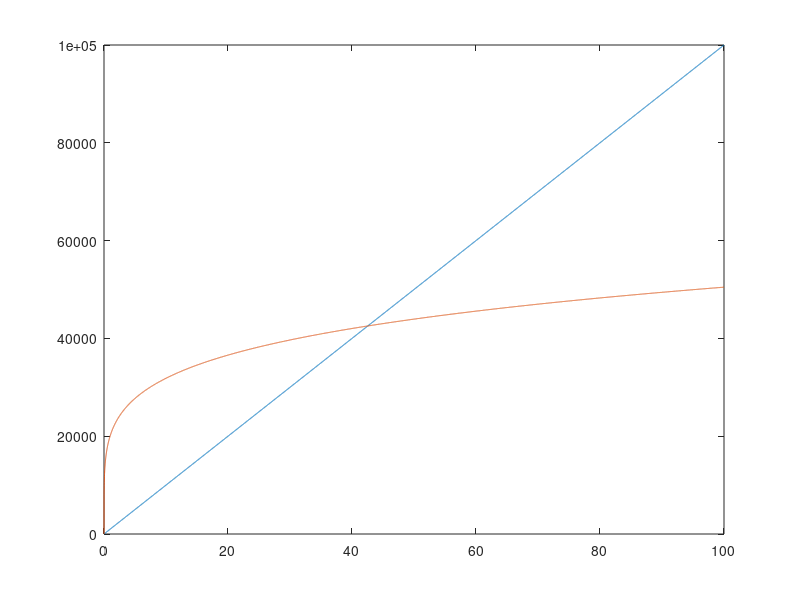
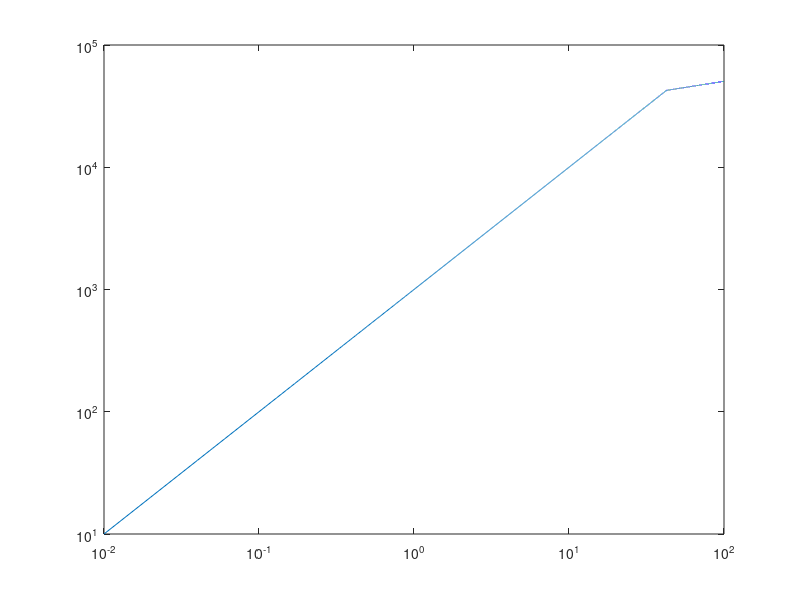
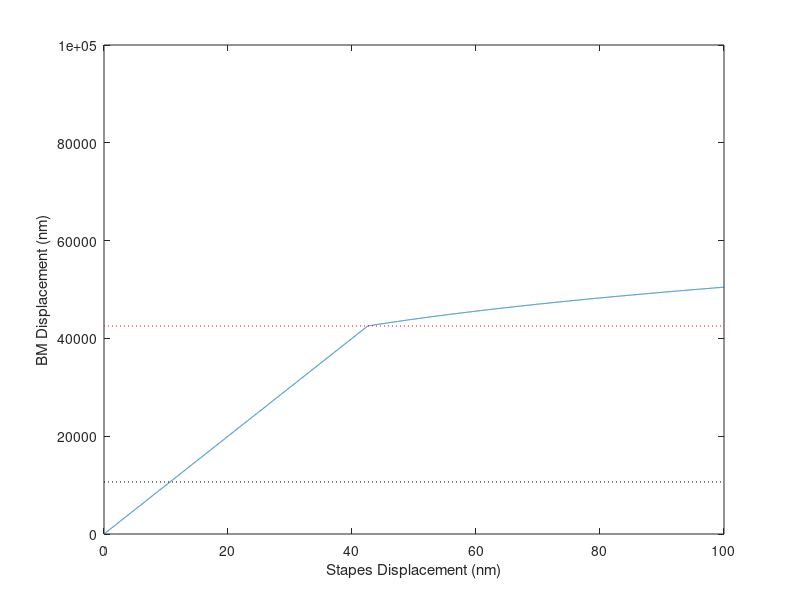

MATLAB code to generate these figures, in order:
close all; clear all; clc

a = 10000;
b = 8e-6;
c = 0.2;

cmpA = 10^((1/(1-c))* log10(b/a)) %THIS IS CORRECT ON THE INPUT AXIS (Stapes vel)
cmpC = a * 10^((1/(1-c))* log10(b/a)) %THIS IS CORRECT on the output axis (BM displacement)


% OK, so the previous version of MAP was missing the factor a in the
% calculation of the compression threshold.

att = 1/10;
xOrig = 0:1e-14:100e-12;

x = xOrig*att;

aPath = a*x;
bPath = b*(x).^c;

plot(xOrig*1e12,aPath*1e12,xOrig*1e12,bPath*1e12); ylim([0 10e4])
% set(gca,'XScale', 'log', 'YScale', 'log')

y= x.* a;  % linear section.
% compress parts of the signal above the compression threshold
abs_x = abs(x);
idx=find(abs_x>cmpA);
if ~isempty(idx)>0
    y(idx)=sign(y(idx)).* (b*abs_x(idx).^c);
end
nonlinOutput=y;

figure; plot(xOrig*1e12,nonlinOutput*1e12); ylim([0 10e4])
set(gca,'XScale', 'log', 'YScale', 'log')




CtBM = 4.2546e-008; %Compression threshold in units of basilar membrane disp
CtS  = CtBM/a;      %Compression threshold in units of stapes disp

y = zeros(size(x));
abs_x = abs(x);
y(abs_x<CtS)   = a * x(abs_x<CtS);
y(abs_x>=CtS)  = sign(x(abs_x>=CtS)) * a * CtS .* exp(   c * log(  abs_x(abs_x>=CtS)/CtS  )   );



figure;  plot(xOrig*1e12, y*1e12); ylim([0 10e4])
hold on; plot(xOrig([1 end])*1e12, [CtBM CtBM]*1e12, ':r')
hold on; plot(xOrig([1 end])*1e12, [CtBM CtBM]*1e12/4, ':k')
xlabel('Stapes Displacement (nm)'); ylabel('BM Displacement (nm)')


